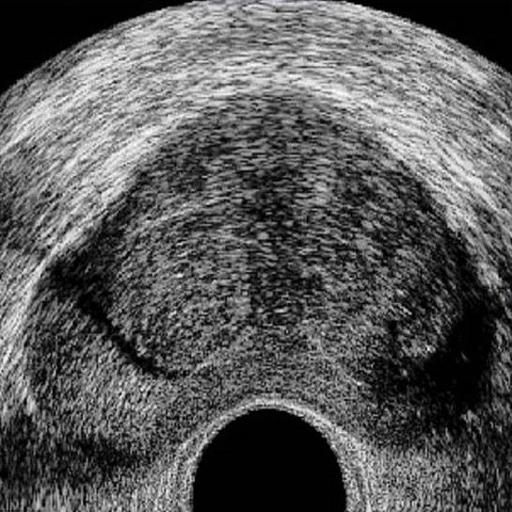
#> input picture imageenhancement/pics/standardprostate.jpg, 512 x 512 px, found by its file name
$ python comment.py
#> lines starting #> are read from the running program, lines starting #| are printed output that depends on the picture; long printed decimals are rounded
from cv2 import cv2
import numpy as np
import math
#计算信息熵
tmp = []
for i in range(256):
    tmp.append(0)
val = 0
k = 0
res = 0
image = cv2.imread('standardprostate.jpg',0)#0代表读入灰度图片
#> image: shape (512, 512); min 0, max 255, mean 90.3
img = np.array(image)
for i in range(len(img)):
    for j in range(len(img[i])):
        val = img[i][j]
        tmp[val] = float(tmp[val] + 1)
        k =  float(k + 1)
#> after the loop, tmp = 256 values, max 19803 at index 1, min 3 at index 252, mean 1024
for i in range(len(tmp)):
    tmp[i] = float(tmp[i] / k)
#> after the loop, tmp = 256 values, max 0.0755 at index 1, min 1.14e-05 at index 252, mean 0.00391
for i in range(len(tmp)):
    if(tmp[i] == 0):
        res = res
    else:
        res = float(res - tmp[i] * (math.log(tmp[i]) / math.log(2.0)))
#> this loop made 256 passes
#> res on passes 1 to 12: 0.108, 0.39, 0.474, 0.527, 0.567, 0.603, 0.635, 0.667, 0.7, 0.732, 0.762, 0.794
print("信息熵为：",res)
#| 信息熵为： 7.540
#> further down, img is the input picture: shape (512, 512, 3); mean B, G, R 90.3, 90.3, 90.3

#计算对比度
def contrast(img0):
        img1 = cv2.cvtColor(img0, cv2.COLOR_BGR2GRAY) #彩色转为灰度图片
        m, n = img1.shape
#> m = 512; n = 512
        #图片矩阵向外扩展一个像素
        img1_ext = cv2.copyMakeBorder(img1,1,1,1,1,cv2.BORDER_REPLICATE)
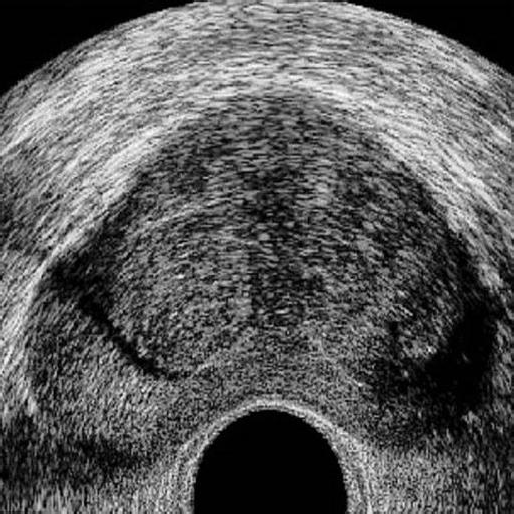
#> img1_ext: shape (514, 514); min 0, max 255, mean 90.1
        rows_ext,cols_ext = img1_ext.shape
#> rows_ext = 514; cols_ext = 514

        b = 0.0
        for i in range(1,rows_ext-1):
            for j in range(1,cols_ext-1):
                b += (( int(img1_ext[i,j]) -int(img1_ext[i,j+1])**2) + (int(img1_ext[i,j])-int(img1_ext[i,j-1]))**2 +
                        (int(img1_ext[i,j])-int(img1_ext[i+1,j]))**2 + (int(img1_ext[i,j])-int(img1_ext[i-1,j]))**2)
#> after the loop, b = -2.78e+09

        cg = b/(4*(m-2)*(n-2)+3*(2*(m-2)+2*(n-2))+2*4) #对应上面48的计算公式
#> cg = -2658
        img1=img1/1.0
        print("对比度为：",cg)
#| 对比度为： -2658.028

img= cv2.imread('standardprostate.jpg')
contrast(img)

#计算方差
import cv2 as cv

img = cv.imread('standardprostate.jpg', 0)
height, width = img.shape
#> height = 512; width = 512
size = img.size
#> size = 262144

p = [0]*256

for i in range(height):
    for j in range(width):
        p[img[i][j]] += 1

m = 0
for i in range(256):
    p[i] /= 256
    m += i*p[i]
#> after the loop, m = 92472.9

s = 0
for i in range(256):
    s += (i-m)*(i-m)*p[i]
#> after the loop, s = 8.74e+12

print("方差为：",s)
#| 方差为： 8739383192932.447

$ run again, with imageenhancement/pics/R.jpg copied over imageenhancement/pics/standardprostate.jpg
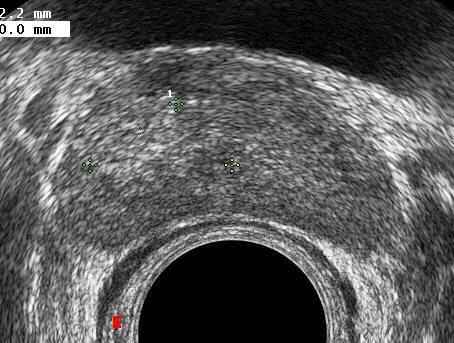
#> input picture imageenhancement/pics/R.jpg, 454 x 343 px, found by its file name
#> after the loop `for i in range(len(img)):`: tmp = 256 values, max 14985 at index 0, min 54 at index 243, mean 608.3
#> after the loop `for i in range(len(tmp)):`: tmp = 256 values, max 0.0962 at index 0, min 0.000347 at index 243, mean 0.00391
#> the loop `for i in range(len(tmp)):` made 256 passes
#> res on passes 1 to 8: 0.325, 0.344, 0.365, 0.387, 0.411, 0.435, 0.461, 0.488
#| 信息熵为： 7.397
#> img is the input picture: shape (343, 454, 3); mean B, G, R 88.6, 88.6, 88.7
#> in contrast, `img1_ext = cv2.copyMakeBorder(img1,1,1,1,1,cv2.BORDER_REPLICATE)`:
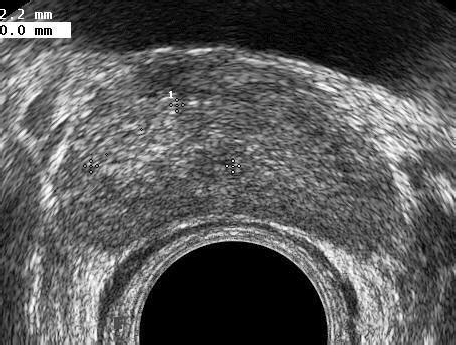
#> img1_ext: shape (345, 456); min 0, max 255, mean 88.4
#> after the loop in contrast, `for i in range(1,rows_ext-1):`: b = -1.5e+09
#> cg = -2411.9
#| 对比度为： -2411.885
#| 方差为： 1763295553349.6433

$ run again, with imageenhancement/pics/csm_TRUS_Bild_oT_b1c27f463e.jpg copied over imageenhancement/pics/standardprostate.jpg
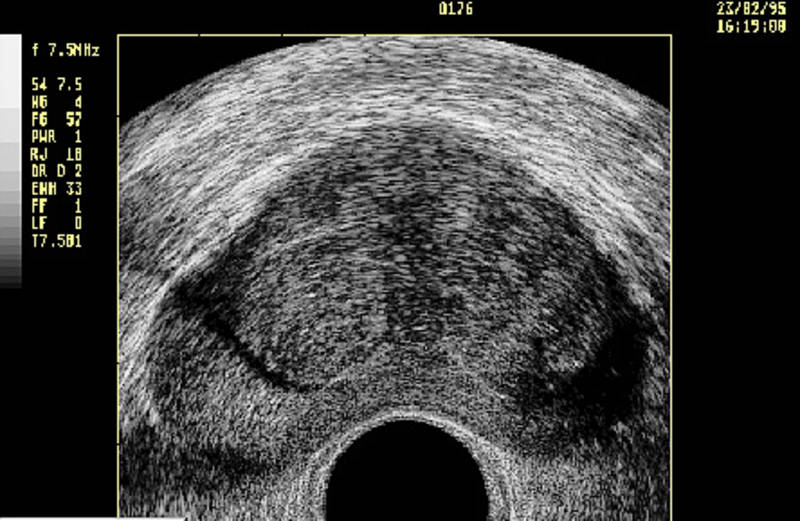
#> input picture imageenhancement/pics/csm_TRUS_Bild_oT_b1c27f463e.jpg, 800 x 521 px, found by its file name
#> after the loop `for i in range(len(img)):`: tmp = 256 values, max 136451 at index 1, min 18 at index 254, mean 1628.1
#> after the loop `for i in range(len(tmp)):`: tmp = 256 values, max 0.327 at index 1, min 4.32e-05 at index 254, mean 0.00391
#> the loop `for i in range(len(tmp)):` made 256 passes
#> res on passes 1 to 8: 0.173, 0.7, 0.801, 0.856, 0.894, 0.926, 0.955, 0.98
#| 信息熵为： 6.063
#> img is the input picture: shape (521, 800, 3); mean B, G, R 63.1, 64.2, 64.2
#> in contrast, `img1_ext = cv2.copyMakeBorder(img1,1,1,1,1,cv2.BORDER_REPLICATE)`:
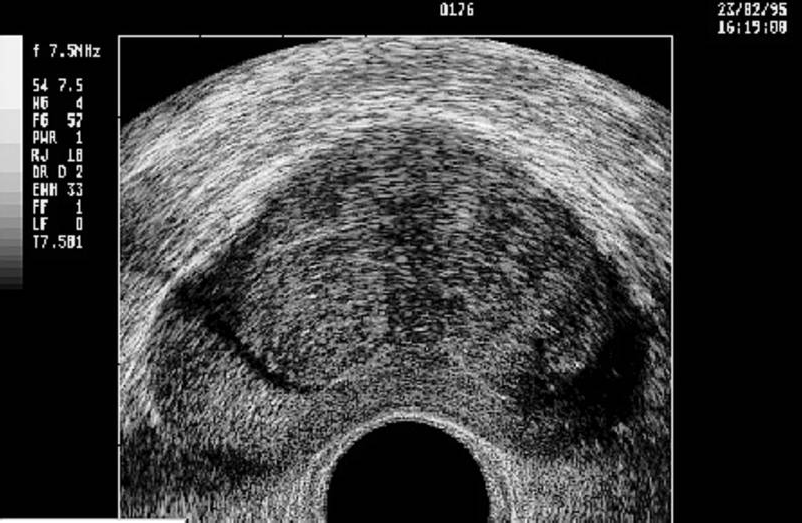
#> img1_ext: shape (523, 802); min 0, max 255, mean 64
#> after the loop in contrast, `for i in range(1,rows_ext-1):`: b = -3.06e+09
#> cg = -1839.7
#| 对比度为： -1839.719
#| 方差为： 17679571184561.99
